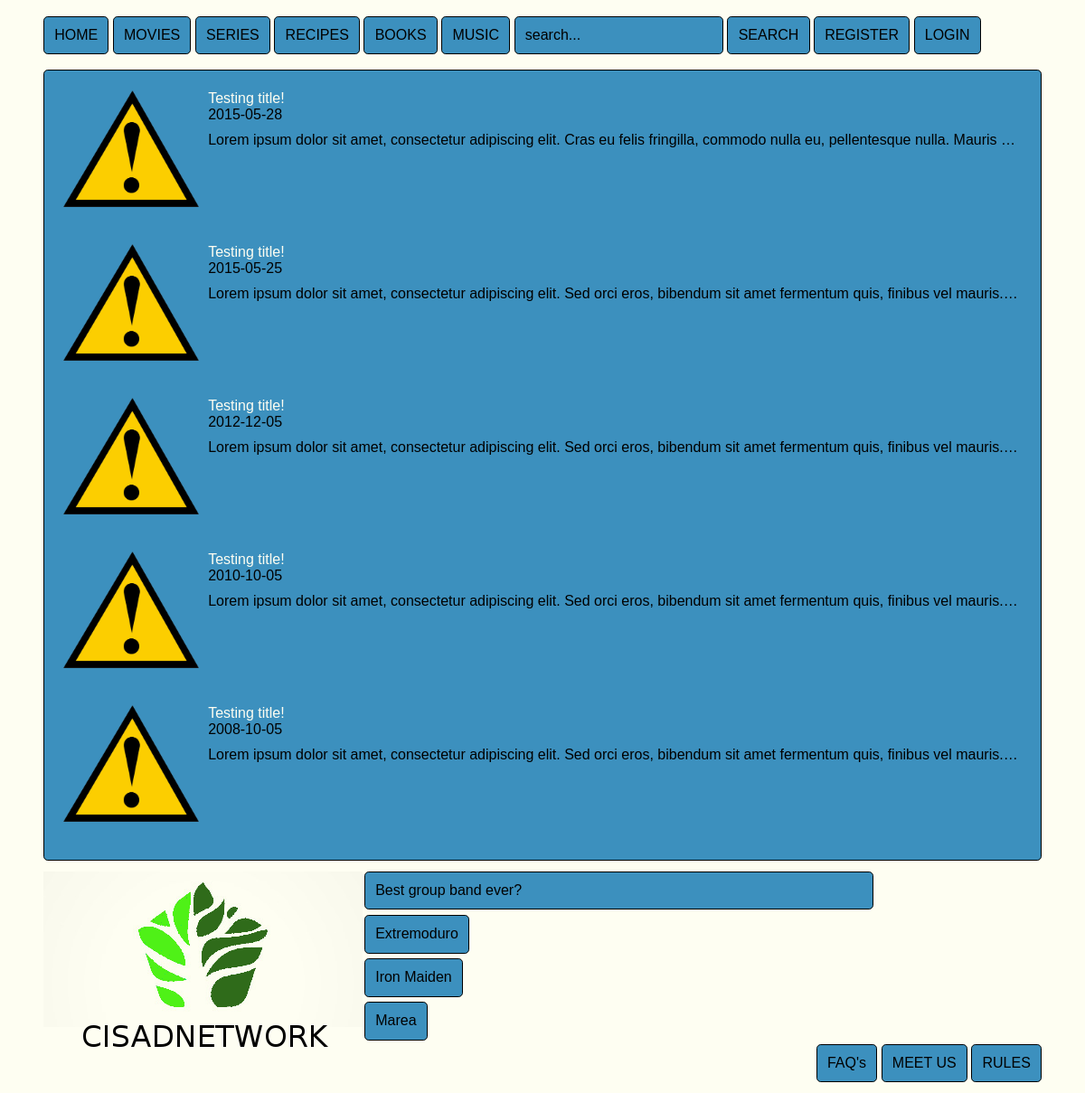
The page / on the database its author committed.
### tables this page shows
CREATE TABLE news (
    idnews INT PRIMARY KEY AUTO_INCREMENT,
    idusers INT NOT NULL,
    name VARCHAR(100) NOT NULL,
    imageurl VARCHAR(250) NOT NULL DEFAULT "error.png",
    description TEXT NOT NULL,
    date VARCHAR(10) NOT NULL,
    average FLOAT DEFAULT 0,
    totalvotes INT DEFAULT 0,
    FOREIGN KEY (idusers)
        REFERENCES users (idusers)
);

CREATE TABLE polls (
    idpolls INT PRIMARY KEY AUTO_INCREMENT,
    question VARCHAR(250) NOT NULL
);

CREATE TABLE answers (
    idanswers INT PRIMARY KEY AUTO_INCREMENT,
    idpolls INT NOT NULL,
    answer VARCHAR(250) NOT NULL,
    totalvotes INT NOT NULL DEFAULT 0,
    FOREIGN KEY (idpolls)
        REFERENCES polls (idpolls)
        ON DELETE CASCADE ON UPDATE CASCADE
);

### index.php (called while the page is built, shortened)
<?php
    include './models/classes/Connection.php';
    include './models/dbConnection.php';
    $infoDb = getInfoDb();
    $link = new Connection($infoDb['host'], $infoDb['user'], $infoDb['pass'], $infoDb['db']);
    mysqli_select_db($link->getConnection(), $infoDb['db']);
    include './views/head.php';
    include './models/functions.php';
    include './controler/controler.php';
    include './views/upperWrapper.php';
    include $toInclude;
    include './views/footerWrapper.php';
    include './views/bottom.php';
?>

### models/dbConnection.php (called while the page is built)
<?php
     function getInfoDb() {
        return ['user' => 'root', 'pass' => 'icaballero23', 'host' => 'localhost', 'db' => 'cisadnetwork'];
    }
?>

### models/classes/Connection.php (called while the page is built, shortened)
<?php
    class Connection {
        private $connection;
        function __construct($host, $user, $pass, $dataBase) {
            if ($dataBase == null) {
                $this->connection = new mysqli($host, $user, $pass);
            } else {
                $this->connection = new mysqli($host, $user, $pass, $dataBase);
            }
        }
        function query($query) {
            return $this->connection->query($query);
        }
    }
?>

### models/classes/News.php (called while the page is built, shortened)
<?php
    class News {
        private $idnews;
        private $name;
        private $imageurl;
        private $description;
        private $date;
        function __construct($idnews, $idusers, $name, $imageurl, $description, $date, $average, $totalvotes) {
            $this->idnews = $idnews;
            $this->name = $name;
            $this->imageurl = $imageurl;
            $this->description = $description;
            $this->date = $date;
        }
        function getIdnews() {
            return $this->idnews;
        }
        function getName() {
            return $this->name;
        }
        function getImageurl() {
            return $this->imageurl;
        }
        function getDescription() {
            return $this->description;
        }
        function getDate() {
            return $this->date;
        }
    }
?>

### views/default.php (the view, shortened to what this page needs)
<?php
    include './models/classes/News.php';
    $query = 'select * from news order by date desc limit 5;';
    $result = $link->query($query);
    if (isset($result)) {
        foreach ($result as $object) {
            $news[] = new News($object['idnews'],
                            $object['idusers'],
                            $object['name'],
                            $object['imageurl'],
                            $object['description'],
                            $object['date'],
                            $object['average'],
                            $object['totalvotes']);
        }
    } else {
        echo 'We have currently no news to show!';
    }
    foreach ($news as $new) {
?>
        <div class='newRow'>
            <img src="images/<?php echo $new->getImageurl(); ?>"/>
            <a href="index.php?type=news&id=<?php echo $new->getIdnews() ?>"><?php echo $new->getName(); ?></a>
            <p><?php echo $new->getDate(); ?></p>
            <p class='limitP'><?php echo $new->getDescription(); ?></p>
        </div>
<?php
    }
?>

### views/head.php (shortened to what this page needs)
<!DOCTYPE html>
<html>
    <head>
        <link href="css/normalize.css" rel="stylesheet" type="text/css" />
        <link href="css/style.css" rel="stylesheet" type="text/css" />
    </head>
    <body>

### views/upperWrapper.php (shortened to what this page needs)
<div class="upperWrapper wrapper">
    <ul id="navList">
        <li>
            <form action="./index.php" method="post">
                <input type="submit" value="HOME" />
            </form>
        </li>
        <li>
            <form action="./index.php" method="post">
                <input type="submit" value="MOVIES" />
            </form>
        </li>
        <li>
            <form action="./index.php" method="post">
                <input type="submit" value="SERIES" />
            </form>
        </li>
        <li>
            <form action="./index.php" method="post">
                <input type="submit" value="RECIPES" />
            </form>
        </li>
        <li>
            <form action="./index.php" method="post">
                <input type="submit" value="BOOKS" />
            </form></li>
        <li>
            <form action="./index.php" method="post">
                <input type="submit" value="MUSIC" />
            </form>
        </li>
        <li>
            <form action="./index.php" method="post">
                <input type="text" id="userInputSearch" name="userInputSearch" value="search..." onkeyup="showHint(this)"/>
                <input type="submit" value="SEARCH" />
            </form>
        </li>
        <?php
            if (isset($_SESSION['userData'])) {
        ?>
                    <li>
                        <form action="./index.php" method="post">
                            <input hidden type="text" name="type" value="logout" />
                            <input hidden type="text" name="state" value="0" />
                            <input type="submit" value="LOGOUT" />
                        </form>
                    </li>
                    <li>
                        <p class="defaultBorder"><a href="index.php?type=users&id=<?php echo $_SESSION['userData']['idusers'] ?>"><?php echo $_SESSION['userData']['username']; ?></a></p>
                    </li>
                    <li>
                        <form action="./index.php" method="post">
                            <input hidden type="text" name="type" value="settings" />
                            <input hidden type="text" name="state" value="0" />
                            <input type="submit" value="" class="submitImage" />
                        </form>
                    </li>
                    <li>
                        <form action="./index.php" method="post">
                            <input hidden type="text" name="type" value="messages" />
                            <input hidden type="text" name="state" value="0" />
                            <input hidden type="text" name="showAll" value="0" />
                            <input type="submit" value="<?php echo getNumMessages($link); ?>" />
                        </form>
                    </li>
        <?php
            } else {
        ?>
                <li>
                    <form action="./index.php" method="post">
                        <input type="submit" value="REGISTER" />
                    </form>
                </li>
                <li>
                    <form action="./index.php" method="post">
                        <input type="submit" value="LOGIN" />
                    </form>
                </li>
        <?php
            }
        ?>
    </ul>
</div>
<div class="middleWrapper wrapper defaultBorder">

### views/footerWrapper.php (shortened to what this page needs)
</div>
<div class="footerWrapper wrapper">
    <div class="footerLeft innerFooter">
        <img src="./images/logoWithLetters.png" />
    </div>
    <div class="footerMid innerFooter">
        <?php
            buildLastPoll($link);
        ?>
    </div>
    <div class="footerRight innerFooter">
        <ul id="navList">
            <li>
                <form action="./index.php" method="post">
                    <input type="submit" value="FAQ's" />
                </form>
            </li>
            <li>
                <form action="./index.php" method="post">
                    <input type="submit" value="MEET US" />
                </form>
            </li>
            <li>
                <form action="./index.php" method="post">
                    <input type="submit" value="RULES" />
                </form>
            </li>
        </ul>
    </div>
</div>

### models/functions.php (shortened to what this page needs)
<?php
    function buildLastPoll($link) {
        echo '<div class="defaultBorder" style="background-color: #3C90BE;">';
        $query = 'select polls.idpolls, question from polls inner join lastpolls where polls.idpolls = lastpolls.idpolls';
        $result = $link->query($query);
        if (!$result) {
            return null;
        } else {
            foreach ($result as $question) {
                echo $question['question'];
            }
        }
        echo '</div>';
        if (userVoted($link)) {
            buildVoted($link);
        } else {
            buildNoVoted($link);
        }
    }
    function buildNoVoted($link) {
        echo '<ul id="navListFooterPoll">';
        $query = 'select polls.idpolls, idanswers, answer from answers inner join polls on answers.idpolls = polls.idpolls inner join lastpolls on polls.idpolls = lastpolls.idpolls';
        $result = $link->query($query);
        if (!$result) {
            return null;
        } else {
            foreach ($result as $answer) {
                echo '<li><p class="buttonPoll" value="'.$answer['idanswers'].'">'.$answer['answer'].'</p></li>';
            }
        }
        echo '</ul>';
    }
    function userVoted($link) {
        return false;
    }
?>

### css/style.css (style rules this page uses)
* { margin: 0; padding: 0; }
a { text-decoration: none; color: #FEFEF2; }
body { background-color: #FEFEF2; }
img { width: auto; height: auto; }
.wrapper { margin-left: 4%; margin-right: 4%; margin-top: 1%; }
.defaultBorder { border: 1px black solid; background-color: #3C90BE; border-radius: 0.3em; margin-bottom: 0.2em; padding: 0.7em; }
#navList li { display: inline-block; list-style-type: none; margin: 0.5% 0; }
#navList li input { text-decoration: none; padding: 0.7em; border-radius: 0.3em; border: solid thin black; background-color: #3C90BE; color: black; }
.innerFooter { border-radius: 0.3em; }
.footerLeft { float: left; width: auto; }
.footerMid { float: left; width: 51%; }
.footerRight { float: right; width: auto; margin-bottom: 1%; }
#navListFooterPoll li { list-style-type: none; }
#navListFooterPoll li p { text-decoration: none; padding: 0.7em; border-radius: 0.3em; border: solid thin black; background-color: #3C90BE; color: black; margin: 0.5% 0; display: inline-block; cursor: pointer; }
.newRow { clear: both; padding: 10px; height: 150px; }
.newRow * { margin-bottom: 10px; }
.newRow img { float: left; width: 150px; display: block; margin-right: 10px; }
.limitP { overflow: hidden; text-overflow: ellipsis; white-space: nowrap; }

### rows shown on the page
news: imageurl (picture), name "Testing title!", date "2015-05-28", description "Lorem ipsum dolor sit amet, consectetur adipiscing elit. Cras eu felis fringilla, commodo nulla eu, pellentesque nulla. Mauris…"
news: imageurl (picture), name "Testing title!", date "2015-05-25", description "Lorem ipsum dolor sit amet, consectetur adipiscing elit. Sed orci eros, bibendum sit amet fermentum quis, finibus vel mauris.…"
news: imageurl (picture), name "Testing title!", date "2012-12-05", description "Lorem ipsum dolor sit amet, consectetur adipiscing elit. Sed orci eros, bibendum sit amet fermentum quis, finibus vel mauris.…"
news: imageurl (picture), name "Testing title!", date "2010-10-05", description "Lorem ipsum dolor sit amet, consectetur adipiscing elit. Sed orci eros, bibendum sit amet fermentum quis, finibus vel mauris.…"
news: imageurl (picture), name "Testing title!", date "2008-10-05", description "Lorem ipsum dolor sit amet, consectetur adipiscing elit. Sed orci eros, bibendum sit amet fermentum quis, finibus vel mauris.…"
polls: question "Best group band ever?"
answers: $answer['idanswers'] 1 (drawn), answer "Extremoduro"
answers: $answer['idanswers'] 2 (drawn), answer "Iron Maiden"
answers: $answer['idanswers'] 3 (drawn), answer "Marea"
